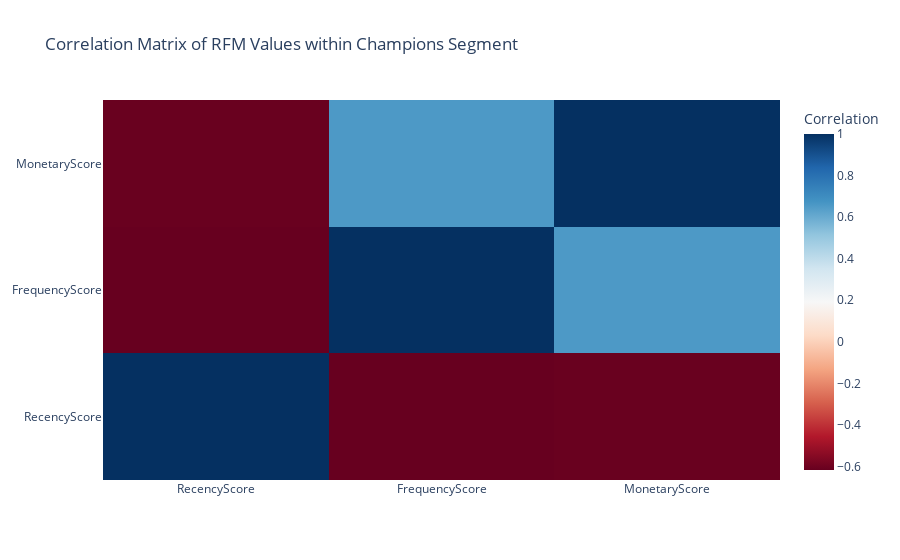

Notebook source saved alongside this figure:
### Markdown cell above
Creating a correlation matrix for RFM (Recency, Frequency, Monetary value) values involves statistical analysis to understand the relationships between these three key customer metrics. The correlation matrix can reveal how each of these metrics influences the others, which is valuable for making informed decisions in marketing strategy and customer relationship management. Here’s a brief overview of how to interpret the correlation values before we proceed to calculate an example matrix:

- Correlation Coefficient Range: The correlation coefficient between two variables ranges from -1 to +1. A value of +1 indicates a perfect positive correlation, meaning that as one variable increases, the other one also increases. A value of -1 indicates a perfect negative correlation, meaning that as one variable increases, the other decreases. A value of 0 indicates no correlation between the variables.

- Positive Correlation: If the correlation between two RFM metrics is positive, it means that higher values in one metric are associated with higher values in another. For example, a positive correlation between Frequency and Monetary value would suggest that customers who purchase more frequently tend to spend more.

- Negative Correlation: A negative correlation indicates that higher values in one metric are associated with lower values in another. For instance, a negative correlation between Recency and Frequency could suggest that customers who have not purchased recently tend to make purchases less frequently.

### Code cell
correlation_matrix = champions_segment[['RecencyScore', 'FrequencyScore', 'MonetaryScore']].corr()

# Visualize the correlation matrix using a heatmap
fig_heatmap = go.Figure(data=go.Heatmap(
                   z=correlation_matrix.values,
                   x=correlation_matrix.columns,
                   y=correlation_matrix.columns,
                   colorscale='RdBu',
                   colorbar=dict(title='Correlation')))

fig_heatmap.update_layout(title='Correlation Matrix of RFM Values within Champions Segment')

fig_heatmap.show()

### Figure 1 — Plotly figure (JSON) as saved in the notebook; plotly's stock layout.template omitted (floating-point values rounded to 4 significant figures)
{"data": [{"colorbar": {"title": {"text": "Correlation"}}, "colorscale": [[0, "rgb(103,0,31)"], [0.1, "rgb(178,24,43)"], [0.2, "rgb(214,96,77)"], [0.3, "rgb(244,165,130)"], [0.4, "rgb(253,219,199)"], [0.5, "rgb(247,247,247)"], [0.6, "rgb(209,229,240)"], [0.7, "rgb(146,197,222)"], [0.8, "rgb(67,147,195)"], [0.9, "rgb(33,102,172)"], [1, "rgb(5,48,97)"]], "type": "heatmap", "x": ["RecencyScore", "FrequencyScore", "MonetaryScore"], "y": ["RecencyScore", "FrequencyScore", "MonetaryScore"], "z": [[1, -0.6165, -0.6124], [-0.6165, 1, 0.6562], [-0.6124, 0.6562, 1]]}], "layout": {"title": {"text": "Correlation Matrix of RFM Values within Champions Segment"}}}
